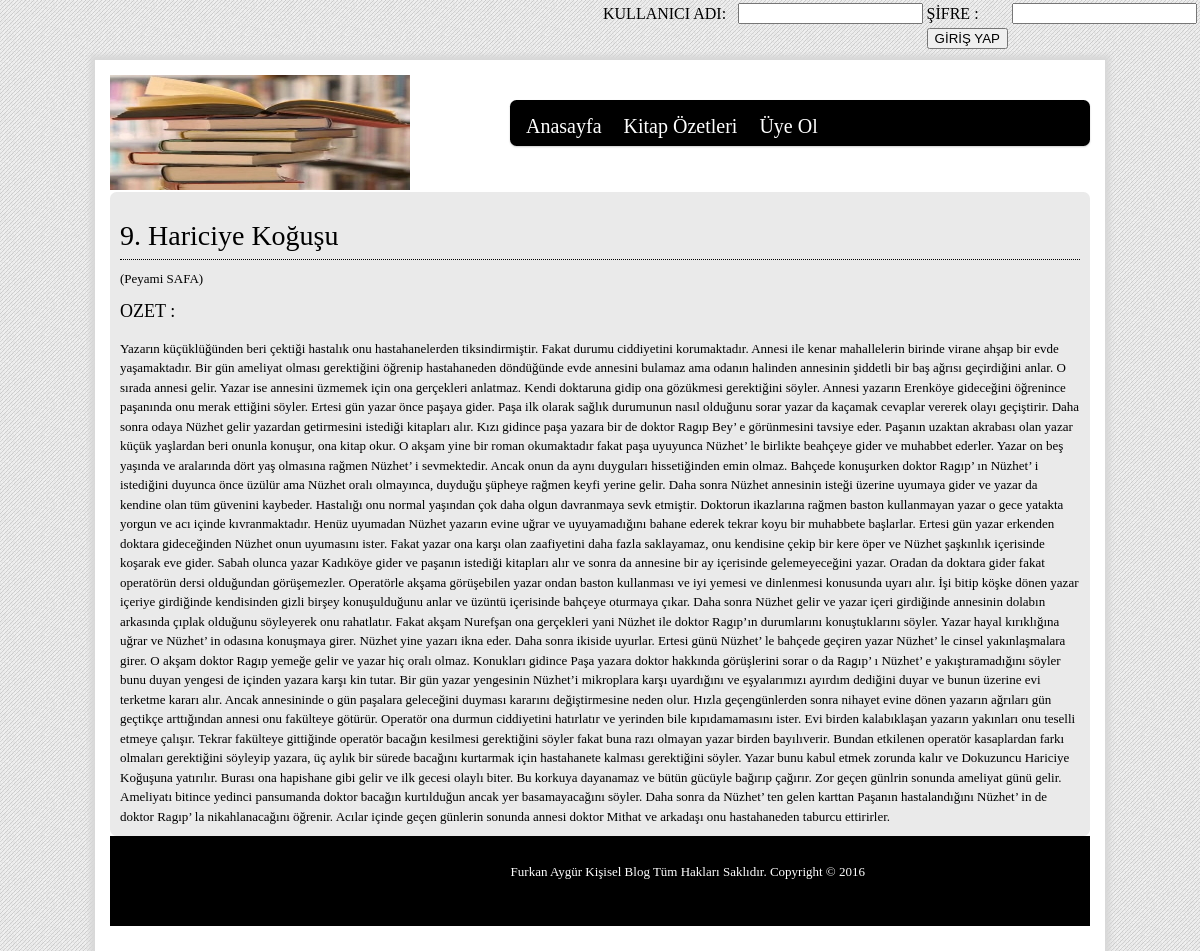
The page / on the database its author committed.
### tables this page shows
CREATE TABLE IF NOT EXISTS `kitap` (
  `id` int(5) NOT NULL AUTO_INCREMENT,
  `kitapadi` varchar(255) NOT NULL,
  `yazar` varchar(255) NOT NULL,
  `ozet` text NOT NULL,
  `ekleyen` varchar(15) NOT NULL,
  PRIMARY KEY (`id`)
);

### anasayfa.php (the view)
<?php
$query=@mysql_query("select * from kitap");
	while($yaz=@mysql_fetch_array($query))
  {	  $id=$yaz['id'];
  	  $kitapadi=$yaz['kitapadi'];
	  $yazar=$yaz['yazar'];
	  $ozet=$yaz['ozet'];
	if($id==1){?>
 <center>
 <div align="left"><h3> <?php echo $kitapadi;?></h3>(<?php echo$yazar;?>)
 </div>
 </center>
  <center>
 <div align="left"><h4>OZET :</h4>
   <?php echo $ozet;?>
 </div>
 </center>
    <?php }}
?>

### css/styles.css (style rules this page uses)
html, body, div, span, h1, h2, h3, h4, h5, h6, p, ol, ul, li, form, label, legend, caption, aside, details, figcaption, figure, footer,header, hgroup, menu, nav, section, summary { margin: 0; padding: 0; border: 0; outline: 0; font-weight: inherit; font-style: inherit; font-size: 100%; font-family: inherit; vertical-align: baseline; }
html, body { width:100%; height:100%; }
html, body { font-family:Georgia, "Times New Roman", Times, serif; font-size: 13px; color: black; margin:0 0 1px; line-height: 1.5; background-image:url(../images/bg1.png); background-position:left top; background-repeat:repeat; }
h1, h2, h3, h4, h5, h6 { font-family:Georgia, "Times New Roman", Times, serif; font-weight: normal; position:relative; }
h3 { font-size: 28px; line-height:1.6; color:black; text-transform:none; text-align:left; background-color:transparent; padding-top:12px; margin-bottom:9px; border-bottom:1px dotted black; }
h4 { font-size: 18px; line-height:1.7; color:black; text-align:left; width:350px; padding-top:8px; margin-bottom:12px; }

### rows shown on the page
kitap: kitapadi "9. Hariciye Koğuşu", yazar "Peyami SAFA", ozet "Yazarın küçüklüğünden beri çektiği hastalık onu hastahanelerden tiksindirmiştir. Fakat durumu ciddiyetini korumaktadır. Annesi ile kenar mahallelerin birinde virane ahşap bir evde yaşamaktadır. Bir gün ameliyat olması gerektiğini öğrenip hastahaneden döndüğünde evde annesini bulamaz ama odanın halinden annesinin şiddetli bir baş ağrısı geçirdiğini anlar. O sırada annesi gelir. Yazar ise annesini üzmemek için ona gerçekleri anlatmaz. Kendi doktaruna gidip ona gözükmesi gerektiğini söyler. Annesi yazarın Erenköye gideceğini öğrenince paşanında onu merak ettiğini söyler. Ertesi gün yazar önce paşaya gider. Paşa ilk olarak sağlık durumunun nasıl olduğunu sorar yazar da kaçamak cevaplar vererek…"
